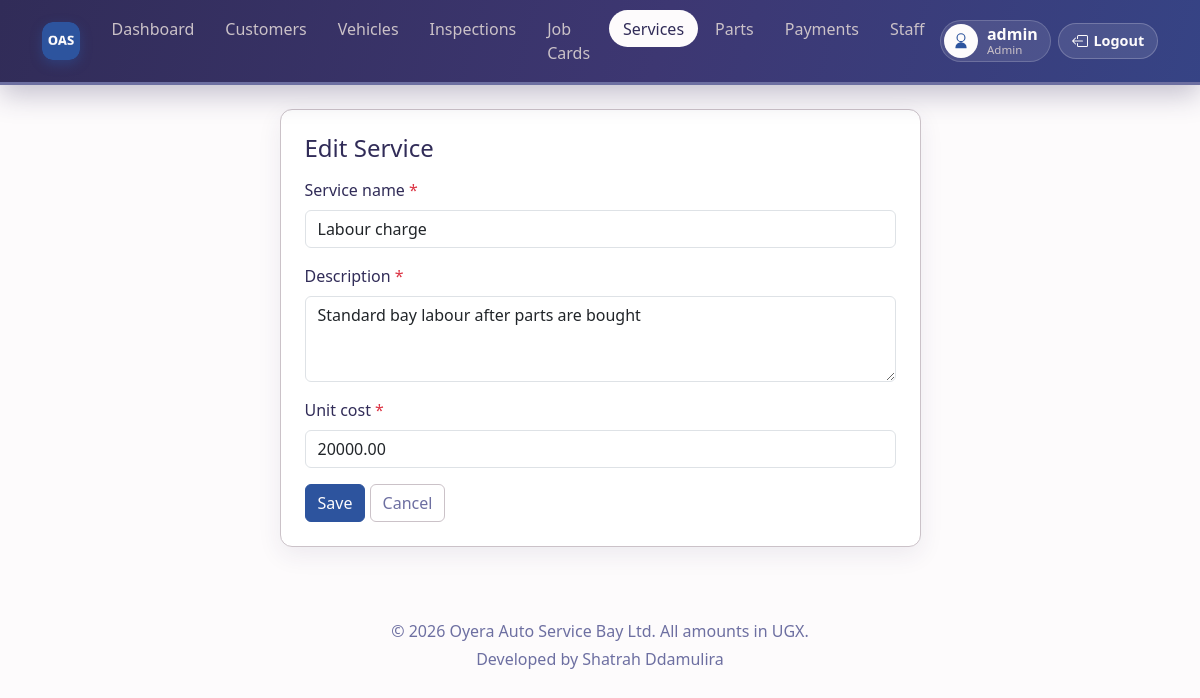
/services/1/edit/ (signed in), run on the app's committed database.
### services/models.py (models this page shows, shortened)
class Service(models.Model):
    service_id = models.AutoField(primary_key=True)
    service_name = models.CharField(max_length=50)
    description = models.TextField()
    unit_cost = models.DecimalField(max_digits=15, decimal_places=2)

### services/views.py (the view)
# urls.py: path('<int:service_id>/edit/', views.service_edit, name='service_edit'),
@role_required(ADMIN)
def service_edit(request, service_id):
    service = get_object_or_404(Service, pk=service_id)
    if request.method == 'POST':
        form = ServiceForm(request.POST, instance=service)
        if form.is_valid():
            form.save()
            messages.success(request, 'Service updated.')
            return redirect('service_list')
    else:
        form = ServiceForm(instance=service)
    return render(request, 'services/service_form.html', {'form': form, 'title': 'Edit Service'})

### services/forms.py (shortened to what this page needs)
class ServiceForm(forms.ModelForm):
    use_required_attribute = False
    class Meta:
        model = Service
        fields = ['service_name', 'description', 'unit_cost']
        error_messages = {
            'service_name': {'required': 'Enter the service name.'},
            'description': {'required': 'Enter a short description.'},
            'unit_cost': {'required': 'Enter the charge in UGX.', 'invalid': 'Enter a valid amount.'},
        }
        widgets = {
            'service_name': forms.TextInput(attrs={'class': 'form-control'}),
            'description': forms.Textarea(attrs={'class': 'form-control', 'rows': 3}),
            'unit_cost': forms.NumberInput(attrs={'class': 'form-control', 'step': '0.01', 'min': '0'}),
        }

### employees/access.py (called while the page is built)
def user_role(user):
    if not user.is_authenticated:
        return None
    if user.is_superuser:
        return ADMIN
    employee = getattr(user, 'employee', None)
    if employee:
        return employee.job_role
    return None

def role_required(*roles):
    def decorator(view_func):
        @login_required
        @wraps(view_func)
        def wrapped(request, *args, **kwargs):
            if user_role(request.user) not in roles:
                messages.error(request, 'You are not allowed to open that page.')
                return redirect('home')
            return view_func(request, *args, **kwargs)
        return wrapped
    return decorator

### services/templates/services/service_form.html (shortened to what this page needs)
{% extends "base.html" %}
{% block content %}
<div class="row justify-content-center">
    <div class="col-md-7">
        <div class="page-card p-4">
            <h1 class="h4 mb-3">{{ title }}</h1>
            <form method="post" novalidate>
                {% include 'includes/form_fields.html' %}
                <button class="btn btn-bay" type="submit">Save</button>
                <a href="{% url 'service_list' %}" class="btn btn-outline-secondary">Cancel</a>
            </form>
        </div>
    </div>
</div>
{% endblock %}

### oas/templates/base.html (shortened to what this page needs)
{% load static %}
<!DOCTYPE html>
<html lang="en">
<head>
    <link href="https://cdn.jsdelivr.net/npm/bootstrap@5.3.3/dist/css/bootstrap.min.css" rel="stylesheet">
</head>
<body class="{% block body_class %}{% endblock %}">
{% if user.is_authenticated %}
{% with url_name=request.resolver_match.url_name|default:'' %}
<nav class="navbar navbar-expand-lg navbar-dark sticky-top app-nav mb-4">
    <div class="container">
        <a class="navbar-brand d-flex align-items-center" href="{% url 'home' %}" title="OAS Bay">
            <img src="{% static 'employees/logo.png' %}" alt="OAS Bay" class="brand-mark" width="38" height="38">
        </a>
        <div class="d-flex align-items-center order-lg-3 ms-auto ms-lg-0">
            <div class="profile-chip" title="{{ profile_name }}">
                <span class="profile-icon" aria-hidden="true">
                    <svg xmlns="http://www.w3.org/2000/svg" width="18" height="18" fill="currentColor" viewBox="0 0 16 16">
                        <path d="M8 8a3 3 0 1 0 0-6 3 3 0 0 0 0 6m4-3a4 4 0 1 1-8 0 4 4 0 0 1 8 0M8 9a5 5 0 0 0-5 5 .5.5 0 0 0 .5.5h9a.5.5 0 0 0 .5-.5 5 5 0 0 0-5-5"/>
                    </svg>
                </span>
                <span class="d-none d-md-block">
                    <strong>{{ profile_name }}</strong>
                    <small>{{ role_label }}</small>
                </span>
            </div>
            <form method="post" action="{% url 'logout' %}" class="d-inline">
                <button type="submit" class="logout-btn" title="Logout">
                    <span class="d-none d-sm-inline">Logout</span>
                </button>
            </form>
        </div>
        <div class="collapse navbar-collapse order-lg-2" id="mainNav">
            <ul class="navbar-nav mx-lg-auto my-2 my-lg-0">
                <li class="nav-item"><a class="nav-link {% if url_name == 'home' %}active{% endif %}" href="{% url 'home' %}">Dashboard</a></li>
                {% if can_manage_customers %}
                <li class="nav-item"><a class="nav-link {% if url_name == 'customer_list' or url_name == 'customer_add' %}active{% endif %}" href="{% url 'customer_list' %}">Customers</a></li>
                <li class="nav-item"><a class="nav-link {% if url_name == 'vehicle_list' or url_name == 'vehicle_add' %}active{% endif %}" href="{% url 'vehicle_list' %}">Vehicles</a></li>
                {% endif %}
                {% if can_inspect %}
                <li class="nav-item"><a class="nav-link {% if url_name == 'inspection_list' or url_name == 'inspection_add' %}active{% endif %}" href="{% url 'inspection_list' %}">Inspections</a></li>
                {% endif %}
                {% if can_view_jobs %}
                <li class="nav-item"><a class="nav-link {% if url_name == 'order_list' or url_name == 'order_add' or url_name == 'order_detail' %}active{% endif %}" href="{% url 'order_list' %}">Job Cards</a></li>
                {% endif %}
                {% if can_view_services %}
                <li class="nav-item"><a class="nav-link {% if url_name == 'service_list' or url_name == 'service_add' or url_name == 'service_edit' %}active{% endif %}" href="{% url 'service_list' %}">Services</a></li>
                {% endif %}
                {% if can_view_parts %}
                <li class="nav-item"><a class="nav-link " href="{% url 'part_list' %}">{% if is_technician %}Issued parts{% else %}Parts{% endif %}</a></li>
                {% endif %}
                {% if can_manage_payments %}
                <li class="nav-item"><a class="nav-link {% if url_name == 'payment_list' or url_name == 'payment_add' or url_name == 'receipt_view' %}active{% endif %}" href="{% url 'payment_list' %}">Payments</a></li>
                {% elif can_view_receipts %}
                <li class="nav-item"><a class="nav-link {% if url_name == 'payment_list' or url_name == 'receipt_view' %}active{% endif %}" href="{% url 'payment_list' %}">Receipts</a></li>
                {% endif %}
                {% if can_manage_staff %}
                <li class="nav-item"><a class="nav-link " href="{% url 'employee_list' %}">Staff</a></li>
                {% endif %}
            </ul>
        </div>
    </div>
</nav>
{% endwith %}
{% else %}
<div class="py-4 auth-spacer"></div>
{% endif %}
<main class="container pb-5">
    {% block content %}{% endblock %}
</main>
<footer class="text-center py-4">
    <div>&copy; 2026 Oyera Auto Service Bay Ltd. All amounts in UGX.</div>
    <div class="mt-1">Developed by Shatrah Ddamulira</div>
</footer>
</body>
</html>

### oas/templates/includes/form_fields.html (shortened to what this page needs)
{% for field in form %}
    <div class="mb-3">
        <label class="form-label" for="{{ field.id_for_label }}">
            {{ field.label }}
            {% if field.field.required %}<span class="text-danger">*</span>{% endif %}
        </label>
        {{ field }}
    </div>
{% endfor %}

### oas/templates/base.html (style rules this page uses)
:root { --paper: #fdfbfc; --mist: #cbc2c8; --slate: #6d6fa1; --bay: #2d549e; --ink: #312c58; }
html { scroll-behavior: smooth; }
body { background: var(--paper); color: var(--ink); min-height: 100vh; }
a { color: var(--bay); }
.navbar.app-nav { background: linear-gradient(105deg, var(--ink) 0%, #3d3772 55%, var(--bay) 160%) !important; box-shadow: 0 10px 28px rgba(49,44,88,.28); padding-top: .65rem; padding-bottom: .65rem; border-bottom: 3px solid var(--slate); }
.navbar-brand { color: var(--paper) !important; font-weight: 700; letter-spacing: .02em; }
.brand-mark { width: 38px; height: 38px; border-radius: 11px; display: block; box-shadow: 0 4px 12px rgba(45,84,158,.45); }
.nav-link { color: var(--mist) !important; border-radius: 999px; padding: 0.4rem 0.85rem !important; margin: 0 0.12rem; font-weight: 500; transition: color .2s ease, background-color .2s ease; }
.nav-link.active { background: var(--paper); color: var(--ink) !important; }
.profile-chip { display: flex; align-items: center; gap: .55rem; background: rgba(253,251,252,.1); border: 1px solid rgba(253,251,252,.18); border-radius: 999px; padding: .2rem .75rem .2rem .2rem; color: var(--paper); max-width: 220px; }
.profile-chip strong, .profile-chip small { display: block; line-height: 1.15; }
.profile-chip strong { overflow: hidden; text-overflow: ellipsis; white-space: nowrap; }
.profile-chip small { color: var(--mist); font-size: .72rem; }
.profile-icon { width: 34px; height: 34px; border-radius: 50%; background: var(--paper); color: var(--bay); display: inline-flex; align-items: center; justify-content: center; font-weight: 700; flex-shrink: 0; }
.logout-btn { display: inline-flex; align-items: center; gap: .35rem; border: 1px solid rgba(253,251,252,.22); background: rgba(253,251,252,.1); color: var(--paper); border-radius: 999px; padding: .4rem .8rem; margin-left: .45rem; font-size: .9rem; font-weight: 600; cursor: pointer; }
.page-card { background: #fff; border: 1px solid var(--mist); border-radius: 12px; box-shadow: 0 8px 24px rgba(49,44,88,.08); transition: box-shadow .2s ease, transform .2s ease; }
.btn { transition: background-color .2s ease, color .2s ease, transform .15s ease, box-shadow .2s ease; }
.btn-bay { background: var(--bay); color: var(--paper); border-color: var(--bay); }
.btn-outline-secondary { color: var(--slate); border-color: var(--mist); }
footer { color: var(--slate); }
main.container { animation: pageIn .22s ease; }

### data on the page
Service: form "Labour charge" "Standard bay labour after parts are bought" "20000.00"

### other printed values
{{ profile_name }} "admin"
{{ role_label }} "Admin"
{{ title }} "Edit Service"
{{ field.label }} "Service name" "Description" "Unit cost"
